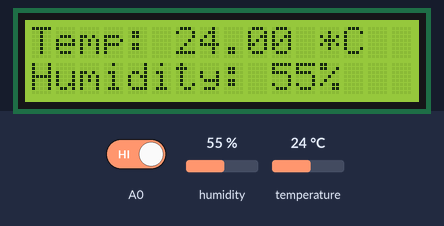
Recording of a sketch running on a simulated Arduino Uno, built with avr-gcc and run on an emulated ATmega328P. Shown: 16×2 character LCD. The inputs (shaded band) are chosen by the test bench; at power-on: A0 HIGH, humidity 55 %, temperature 24 °C.

Above: at 1.2 s.
1.3 s: A0 driven LOW
At 2.03 s:
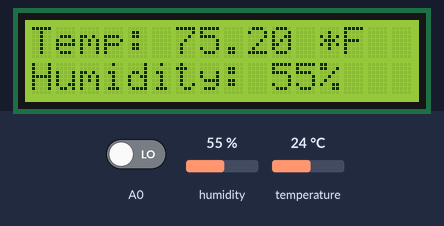
3.7 s: humidity set to 22 %
At 4.76 s:
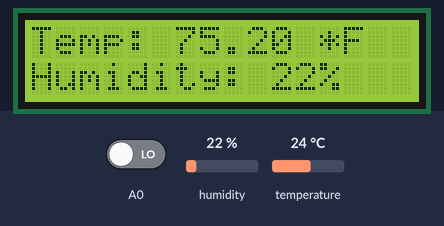
5.7 s: temperature set to 12 °C
At 6.51 s:
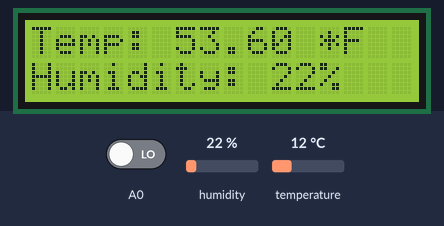
7.8 s: A0 driven HIGH
At 8.69 s:
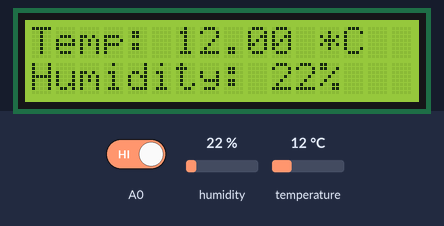
9.3 s: humidity set to 40 %
At 10.97 s:
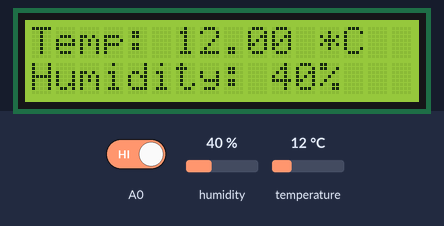
11.9 s: temperature set to 19 °C
At 12.72 s:
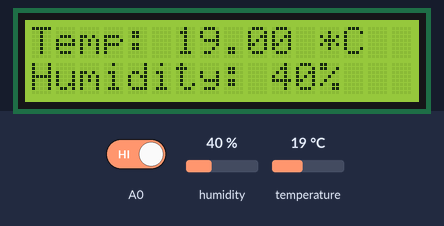
Timing chart, 0 to 14.9 s (numbered marks = the images above; inputs shaded):
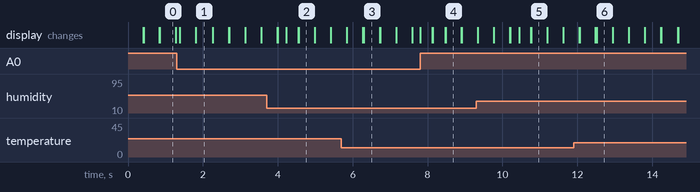

Measured:
- after the input at 1.3 s, the display: changes after 0.08 s (image 1)
- after the input at 3.7 s, the display: first differs from a run without the input after 0.53 s (image 2)
- after the input at 5.7 s, the display: first differs from a run without the input after 0.60 s (image 3)
- after the input at 7.8 s, the display: changes at once (image 4)
- after the input at 9.3 s, the display: first differs from a run without the input after 1.1 s (image 5)
- after the input at 11.9 s, the display: first differs from a run without the input after 0.61 s (image 6)
- what the display in image 0 shows lasts 0.5 s, from 0.8 s to 1.3 s

The sketch:

humidity_sensor.ino
```cpp
/* Arduino Projects - by j4ckriss :}

  - humidity sensor
  - lcd 16x2
  - potenciometer
  - 1 toggle butoon
  - 2 resistence
  - jumpers

*/
#include <DHT.h>
#include <DHT_U.h>
#include <LiquidCrystal.h>

//LCD
int rs = 9;
int e = 8;
int d4 = 10;
int d5 = 11;
int d6 = 12;
int d7 = 13;

LiquidCrystal lcd(rs, e, d4, d5, d6, d7);
#define Type DHT11

int dhtpin = 2;

DHT HT(dhtpin, Type);

int humidity;
float tempCel;
float tempF;
int dot = 100;
//----


//button
int button_value;

//

void setup() {
  // put your setup code here, to run once:
  Serial.begin(9600);
  HT.begin();
  lcd.begin(16, 2);
  pinMode(4, INPUT);

}

void celcius(){
  //Celcius display

  humidity = HT.readHumidity();
  tempCel = HT.readTemperature();
  tempF = HT.readTemperature(true);

  lcd.setCursor(0,0);
  lcd.print("Temp: ");
  lcd.print(tempCel);
  lcd.println(" *C  ");

  lcd.setCursor(0, 1);
  lcd.print("Humidity: ");
  lcd.print(humidity);
  lcd.println("%   ");

  delay(dot);
  lcd.clear();

}

void farenheith(){
  // Farenheith display
  humidity = HT.readHumidity();
  tempCel = HT.readTemperature();
  tempF = HT.readTemperature(true);

  lcd.setCursor(0,0);
  lcd.print("Temp: ");
  lcd.print(tempF);
  lcd.println(" *F  ");

  lcd.setCursor(0, 1);
  lcd.print("Humidity: ");
  lcd.print(humidity);
  lcd.println("%   ");

  delay(dot);
  lcd.clear();

}

void loop() {
  // put your main code here, to run repeatedly:

  button_value = digitalRead(A0);

  if (button_value == 0){

    farenheith();

  } else {

    celcius();

  }

}
```
